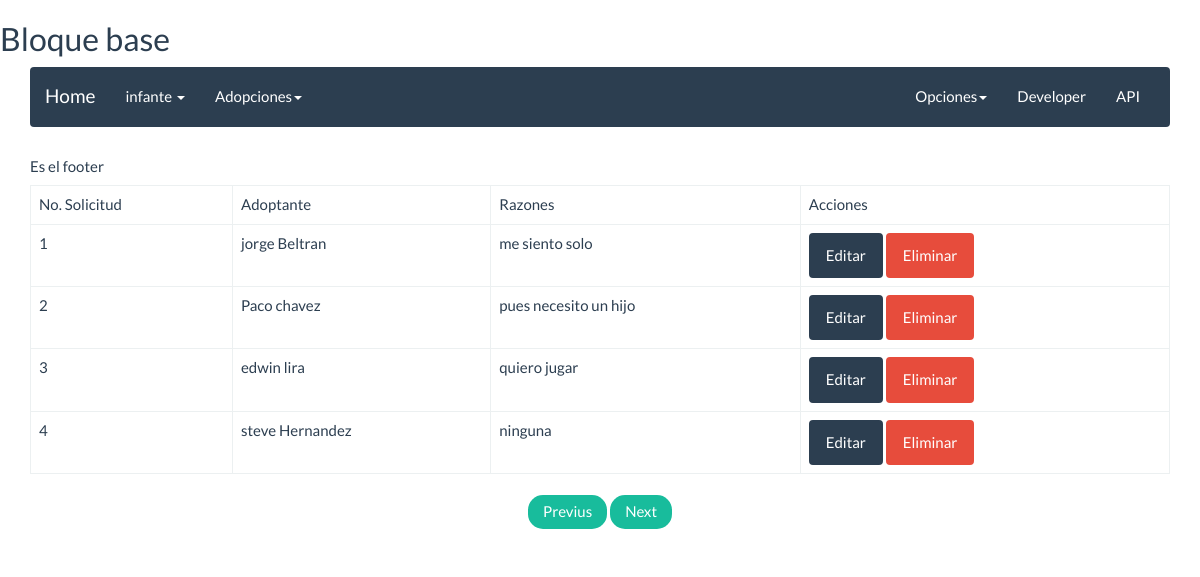
Screenshot of /adopcciones/solicitud/listar with the database file from the repository.
### adoptante/models.py (models this page shows, shortened)
class Solicitud(models.Model):
    person = models.ForeignKey(Persona, null=True, blank=True, related_name='persona_solicitud')
    razones = models.TextField()

class Persona(models.Model):
    class Meta:
        verbose_name = "Persona"
        verbose_name_plural = "Personas"
    name = models.CharField(max_length=15,blank=False,null=False)
    last_name = models.CharField(max_length=20,blank=False,null=False)
    age = models.IntegerField(default=0)
    telephone = models.IntegerField(default=0,blank=False,null=False)
    email = models.EmailField(blank=False,null=False)
    home = models.TextField(blank=False,null=True)
    usuario = models.ForeignKey(Usuario,null=False,blank=False,related_name='usuario_persona')
    direccion = models.ForeignKey(Direccion,null=False,blank=True,related_name='persona_direccion')

### adoptante/views.py (the view)
class SolicitudList(ListView):
	model = Solicitud
	template_name = 'adoptante/solicitud_list.html'

### templates/adoptante/solicitud_list.html
{% extends 'base.html' %}
{% block content %}
<table class="table table-bordered">
	<thead>
		<tr>
			<td>No. Solicitud</td>
			<td>Adoptante</td>
			<td>Razones</td>
			<td>Acciones</td>
		</tr>
	</thead>
	<tbody>
		{% if object_list %}
		{% for solicitud in object_list %}
		<tr>
			<td>{{ solicitud.id }}</td>
			<td>{{ solicitud.person.name }} {{solicitud.person.last_name}}</td>
			<td>{{ solicitud.razones }}</td>
			<td>
				<a class="btn btn-primary" href="#">Editar</a>
				<a class="btn btn-danger" href="#">Eliminar</a>
			</td>
		</tr>
		{% endfor %}
		{% else %}
		<h1>No hay registros de solicitudes</h1>
		{% endif %}
	</tbody>
</table>
<ul class="pager">
	<li>
		<a href="#">Previus</a>
	</li>
	<li>
		<a href="#">Next</a>
	</li>
</ul>
{% endblock%}

### rows the page displays
Solicitud: id "1", person.name "jorge", person.last_name "Beltran", razones "me siento solo"
Solicitud: id "2", person.name "Paco", person.last_name "chavez", razones "pues necesito un hijo"
Solicitud: id "3", person.name "edwin", person.last_name "lira", razones "quiero jugar"
Solicitud: id "4", person.name "steve", person.last_name "Hernandez", razones "ninguna"
